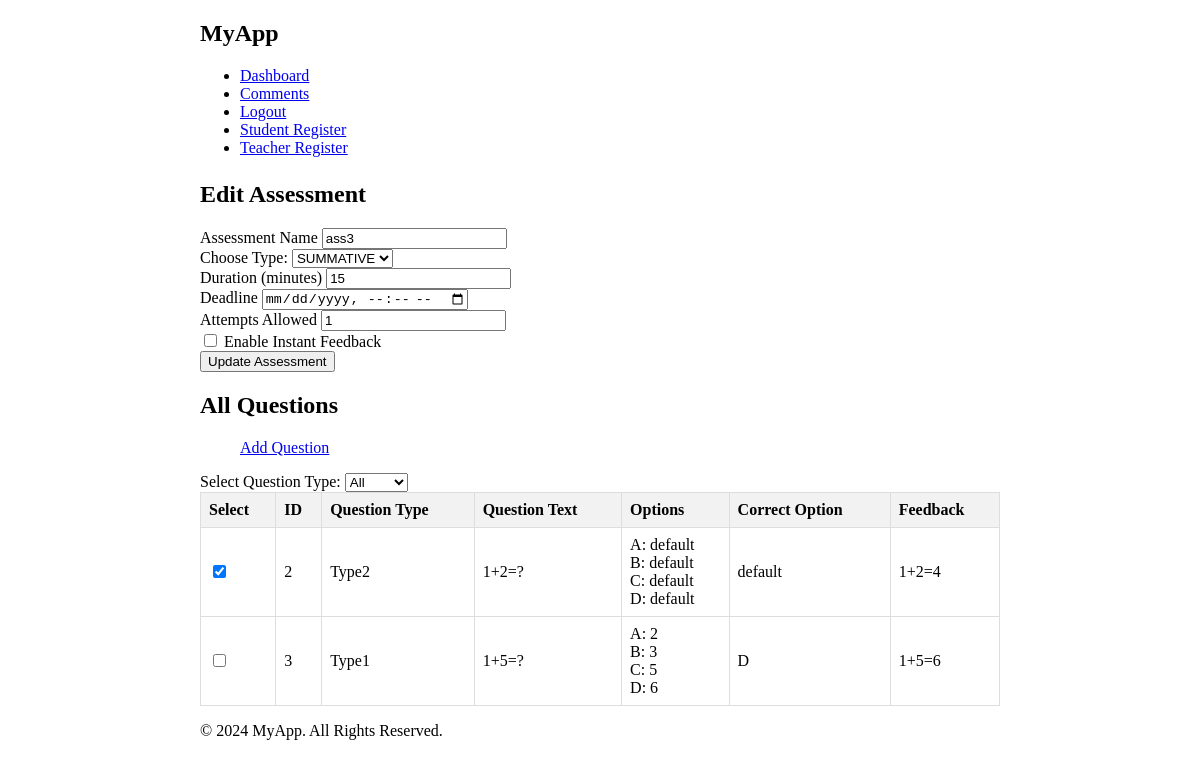
The app's page /edit_assessment/3 with its own data.
### app/models/assessment.py (models this page shows, shortened)
class Assessment(db.Model):
    id = db.Column(db.Integer, primary_key=True)
    name = db.Column(db.String(255), unique=True, nullable=False)
    type = db.Column(db.String(255), nullable=False)
    questions = db.relationship('Question', secondary='assessment_question', backref='assessments')
    parameters = db.Column(db.JSON, nullable=True)

### app/models/question.py (models this page shows)
class Question(db.Model):
    id = db.Column(db.Integer, primary_key=True)
    question_text = db.Column(db.Text, nullable=False)
    option_a = db.Column(db.String(200), nullable=False)
    option_b = db.Column(db.String(200), nullable=False)
    option_c = db.Column(db.String(200), nullable=False)
    option_d = db.Column(db.String(200), nullable=False)
    correct_option = db.Column(db.String(100), nullable=False)
    correct_answer = db.Column(db.Text, nullable=False)
    feedback = db.Column(db.Text, nullable=False)
    question_type = db.Column(db.String(50), nullable=False)

### app/routes/teacher_routes.py (the view, shortened to what this page needs)
@app.route('/edit_assessment/<int:assessment_id>', methods=['GET', 'POST'])
def edit_assessment(assessment_id):
    assessment = Assessment.query.get_or_404(assessment_id)
    questions = Question.query.all()
    return render_template('edit_assessment.html', assessment=assessment, questions=questions)

### app/templates/edit_assessment.html (shortened to what this page needs)
{% extends "base.html" %}
{% block content %}
<div class="container">
    <h2>Edit Assessment</h2>
    <form action="{{ url_for('edit_assessment', assessment_id=assessment.id) }}" method="post" id="edit-assessment-form">
        <div class="mb-3">
            <label for="name" class="form-label">Assessment Name</label>
            <input type="text" class="form-control" id="name" name="name" value="{{ assessment.name }}" required>
        </div>
        <div class="mb-3">
            <label for="assessment_type">Choose Type:</label>
            <select class="form-control" id="assessment_type" name="assessment_type" required>
                <option value="SUMMATIVE" {% if assessment.type == 'SUMMATIVE' %}selected{% endif %}>SUMMATIVE</option>
            </select>
        </div>
        <div class="mb-3">
            <label for="duration" class="form-label">Duration (minutes)</label>
            <input type="number" class="form-control" id="duration" name="duration" value="{{ assessment.parameters.get('duration') }}" required>
        </div>
        <div class="mb-3">
            <label for="deadline" class="form-label">Deadline</label>
            <input type="datetime-local" class="form-control" id="deadline" name="deadline" value="{{ assessment.deadline }}" required>
        </div>
        <div class="mb-3">
            <label for="attempts" class="form-label">Attempts Allowed</label>
            <input type="number" class="form-control" id="attempts" name="attempts" value="{{ assessment.parameters.get('attempts') }}" required>
        </div>
        <div class="mb-3">
            <div class="form-check">
                <input class="form-check-input" type="checkbox" id="feedback" name="feedback" {% if assessment.parameters.get('feedback') %}checked{% endif %}>
                <label class="form-check-label" for="feedback">
                    Enable Instant Feedback
                </label>
            </div>
        </div>
        <button type="submit" class="btn btn-primary" id="update-assessment-btn">Update Assessment</button>
    </form>
</div>
<div class="container">
    <h2>All Questions</h2>
    <ul>
        <li style="list-style-type: none"><a href="{{ url_for('add_question') }}" class="btn btn-success">Add Question</a></li>
    </ul>
    <form action="{{ url_for('manage_questions') }}" method="get" class="mb-3">
        <label for="type">Select Question Type:</label>
        <select name="type" id="questions" class="form-select" onchange="this.form.submit()">
            <option value="all" {% if selected_type == 'all' %}selected{% endif %}>All</option>
        </select>
    </form>
    <form method="post">
        <table class="custom-table">
            <thead>
                <tr>
                    <th>Select</th>
                    <th>ID</th>
                    <th>Question Type</th>
                    <th>Question Text</th>
                    <th>Options</th>
                    <th>Correct Option</th>
                    <th>Feedback</th>
                </tr>
            </thead>
            <tbody>
                {% for question in questions %}
                <tr>
                    <td><input type="checkbox" name="selected_questions[]" value="{{ question.id }}" {% if question in assessment.questions %}checked{% endif %}></td>
                    <td>{{ question.id }}</td>
                    <td>{{ question.question_type }}</td>
                    <td>{{ question.question_text }}</td>
                    <td>
                        A: {{ question.option_a }}<br>
                        B: {{ question.option_b }}<br>
                        C: {{ question.option_c }}<br>
                        D: {{ question.option_d }}
                    </td>
                    <td>{{ question.correct_option }}</td>
                    <td>{{ question.feedback }}</td>
                </tr>
                {% endfor %}
            </tbody>
        </table>
    </form>
</div>
{% endblock %}

### app/static/style.css (style rules this page uses)
.custom-table { border-collapse: collapse; width: 100%; }
.custom-table th, .custom-table td { border: 1px solid #dddddd; text-align: left; padding: 8px; }
.custom-table th { background-color: #f2f2f2; }

### app/templates/base.html (style rules this page uses)
.container { max-width: 800px; margin: 0 auto; }

### records on screen
Assessment: name "ass3", assessment_type "SUMMATIVE", duration "15", attempts "1"
Question: id "2", question_type "Type2", question_text "1+2=?", option_a "default", option_b "default", option_c "default", option_d "default", correct_option "default", feedback "1+2=4"
Question: id "3", question_type "Type1", question_text "1+5=?", option_a "2", option_b "3", option_c "5", option_d "6", correct_option "D", feedback "1+5=6"
